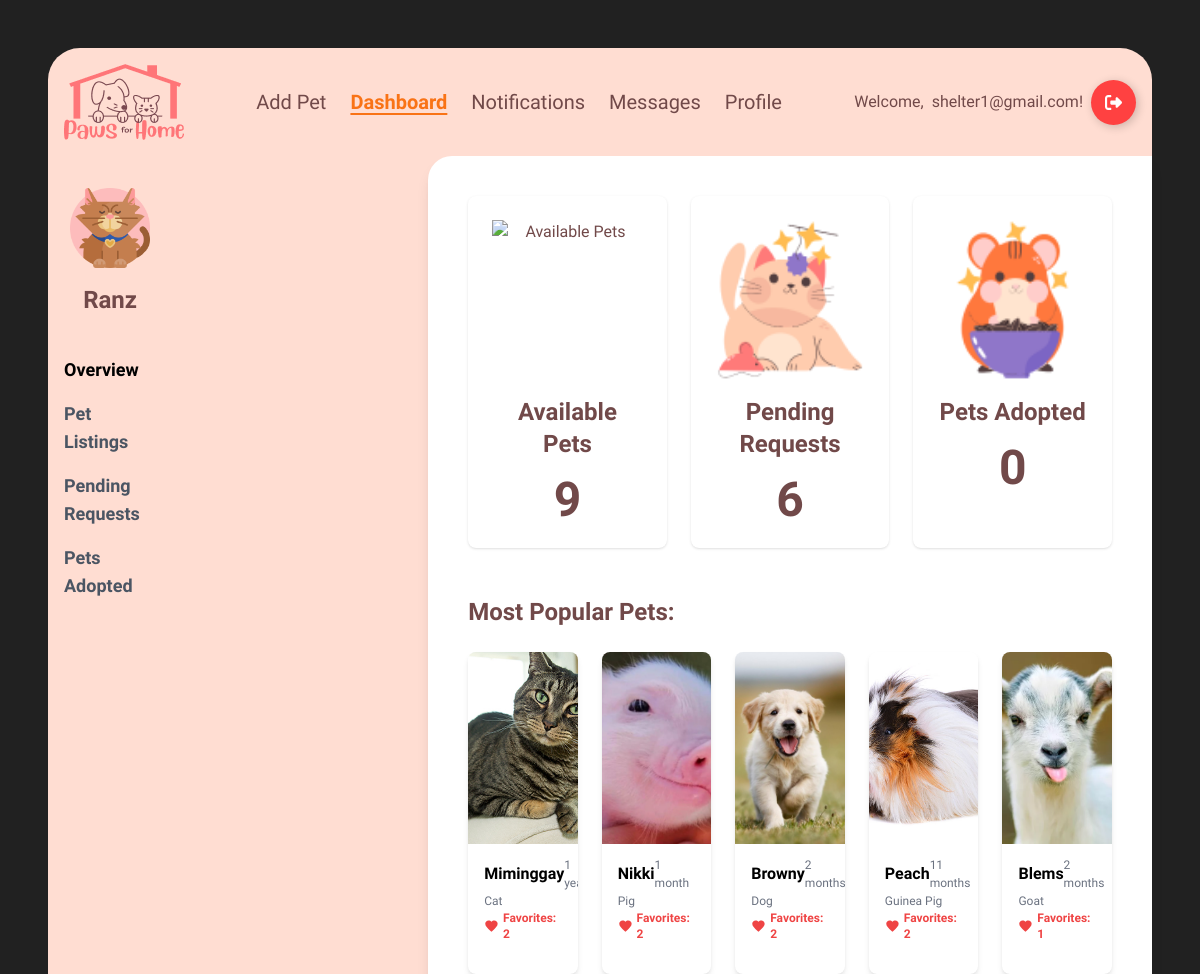
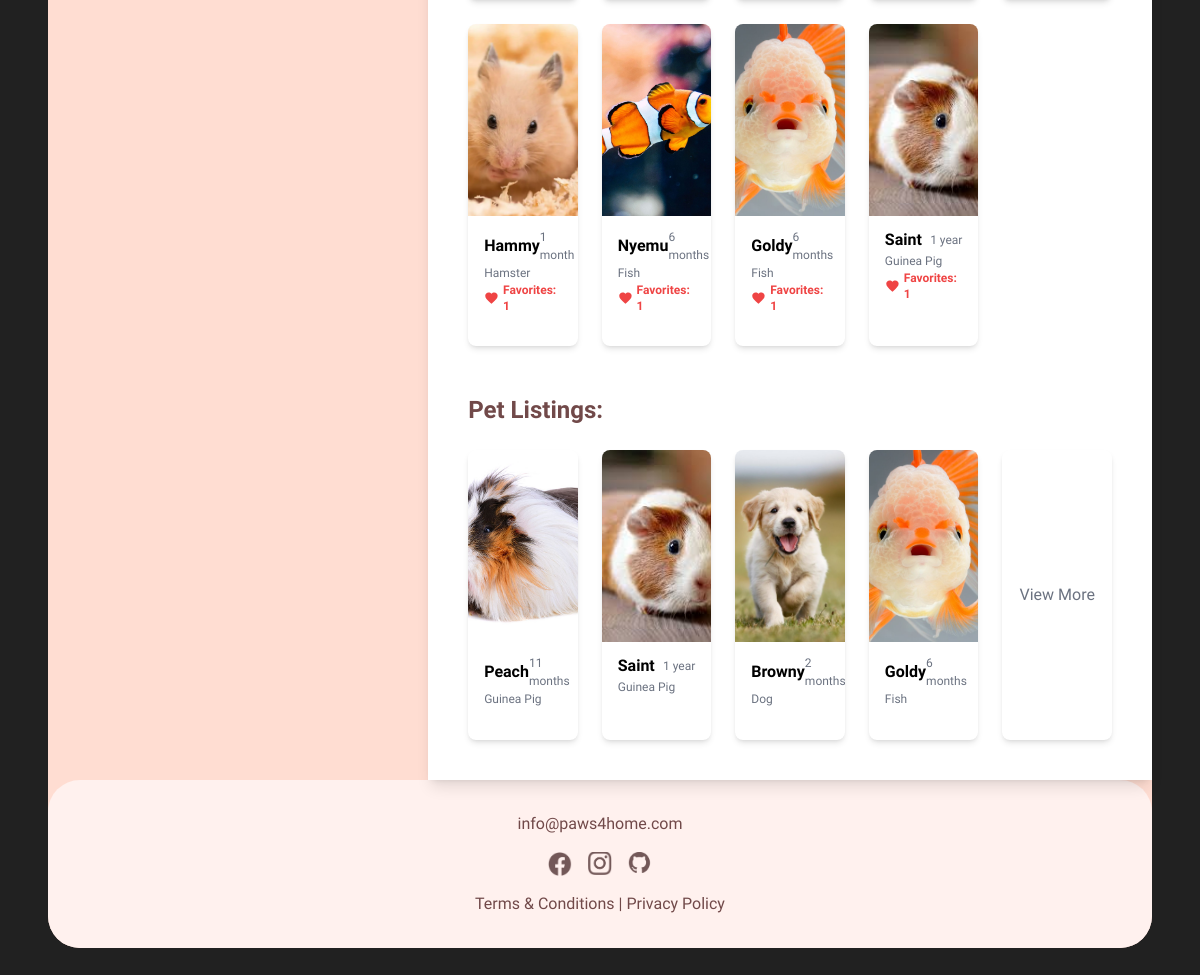
/shelterdashboard/ (signed in), run on the app's committed database (2 pictures, top to bottom).
### main/models.py (models this page shows, shortened)
class Account(AbstractBaseUser, PermissionsMixin):
    account_type = models.CharField(max_length=10)
    first_name = models.CharField(max_length=100, blank=True, null=True)
    last_name = models.CharField(max_length=100, blank=True, null=True)
    birth_date = models.DateField(blank=True, null=True)
    phone_number = models.IntegerField(blank=True, null=True)
    email = models.EmailField(max_length=100, unique=True)
    password = models.TextField()
    address = models.TextField(blank=True, null=True)
    image = models.ImageField(upload_to='main/', default='main/shelterlogo.png')
    last_login = models.DateTimeField(blank=True, null=True)
    is_active = models.BooleanField(default=True)
    is_staff = models.BooleanField(default=False)
    objects = AccountManager()
    USERNAME_FIELD = 'email'
    REQUIRED_FIELDS = []

### pets/models.py (models this page shows, shortened)
class Pet(models.Model):
    STATUS_CHOICES = [
        (1, 'Available'),
        (2, 'Adopted'),
    ]
    TYPE_CHOICES = [
    ('Dog', 'Dog'),
    ('Cat', 'Cat'),
    ('Bird', 'Bird'),
    ('Fish', 'Fish'),
    ('Rabbit', 'Rabbit'),
    ('Hamster', 'Hamster'),
    ('Guinea Pig', 'Guinea Pig'),
    ('Frog', 'Frog'),
    ('Ferret', 'Ferret'),
    ('Chinchilla', 'Chinchilla'),
    ('Hedgehog', 'Hedgehog'),
    ('Mouse', 'Mouse'),
    ('Rat', 'Rat'),
    ('Turtle', 'Turtle'),
    ('Snake', 'Snake'),
    ('Lizard', 'Lizard'),
    ('Parrot', 'Parrot'),
    ('Canary', 'Canary'),
    ('Budgerigar', 'Budgerigar'),
    ('Cockatoo', 'Cockatoo'),
    ('Macaw', 'Macaw'),
    ('Lovebird', 'Lovebird'),
    ('Quail', 'Quail'),
    ('Duck', 'Duck'),
    ('Chicken', 'Chicken'),
    ('Goat', 'Goat'),
    ('Pig', 'Pig'),
    ('Spider', 'Spider'),
    ('Tarantula', 'Tarantula'),
    ('Other', 'Other'),
    ]
    name = models.CharField(max_length=100)
    image = models.ImageField(upload_to='pets/', default='pets/default_pet.jpg')
    type = models.CharField(choices=TYPE_CHOICES, max_length=20, default='other')
    age_years = models.IntegerField(default=0)
    age_months = models.IntegerField(default=0)
    description = models.TextField(blank=True,null=True)
    location = models.TextField(blank=True,null=True, default='N/A')
    breed = models.CharField(max_length=50, blank=True, null=True)
    adoption_fee = models.IntegerField(default=0, blank=True)
    status = models.IntegerField(choices=STATUS_CHOICES, default=1)
    created_at = models.DateTimeField(auto_now_add=True)
    owner = models.ForeignKey(settings.AUTH_USER_MODEL, on_delete=models.CASCADE, null=True)
    is_deleted = models.BooleanField(default=False)

### main/decorators.py (the view)
    def _wrapped_view(request, *args, **kwargs):
        if request.user.account_type != 'shelter':
            return render(request, '403.html', {}, status=403)
        return view_func(request, *args, **kwargs)

### pets/views.py (called while the page is built)
@login_required
@shelter_required
def dashpets(request):
    all_pets = Pet.objects.filter(owner=request.user, status=1,is_deleted=False)
    pet_count = all_pets.count()
    adoption_requests = AdoptionRequest.objects.filter(pet__in=all_pets,status = 1)
    pending_count = adoption_requests.count()
    popular_pets = (
        all_pets.annotate(favorites_count=Count('favorite'))
        .filter(favorites_count__gt=0)
        .order_by('-favorites_count')
    )
    pets = all_pets.order_by('-created_at')[:4]
    adopted_count = Pet.objects.filter(owner=request.user, status=2).count()
    return render(request, 'shelterdashboard.html', {
        'pets': pets,
        'pet_count': pet_count,
        'pending_count': pending_count,
        'adopted_count': adopted_count,
        'popular_pets': popular_pets,
    })

### main/templates/shelterdashboard.html (shortened to what this page needs)
{% extends "base.html" %}
{% block content %}
{% load static %}
<header>
    <nav class="flex items-center justify-between p-4 max-w-7xl mx-auto">
        <div class="flex items-center">
            <a href="{% url 'main:home' %}">
                <img src="{% static 'images/paws4homelogo.png' %}" alt="logo">
            </a>
        </div>
        <div class="flex items-center space-x-6">
            {% if request.user.account_type == 'user' %}
                <a href="{% url 'pets:list_pet' %}" class="text-xl font-medium relative group hover:text-orange-500">
                  Browse
                  <span class="absolute left-0 bottom-0 w-0 h-0.5 bg-orange-500 transition-all duration-300 group-hover:w-full"></span>
              </a>
                <a href="{% url 'main:user_dashboard' %}" class="text-xl font-medium relative group hover:text-orange-500">
                    Dashboard
                    <span class="absolute left-0 bottom-0 w-0 h-0.5 bg-orange-500 transition-all duration-300 group-hover:w-full"></span>
                </a>
            {% else %}
            <a href="{% url 'pets:add_pet' %}" class="text-xl font-medium relative group hover:text-orange-500">
              Add Pet
          </a>
            <span class="text-xl text-orange-500 font-semibold underline underline-offset-4">Dashboard</span>
            {% endif %}
            <a href="{% url 'main:notifications' %}" class="text-xl font-medium relative group hover:text-orange-500">
                Notifications
            </a>
            <a href="{% url 'main:conversations_list' %}" class="text-xl font-medium relative group hover:text-orange-500">
                Messages
            </a>
            <a href="{% url 'main:profile' %}" class="text-xl font-medium relative group hover:text-orange-500">
                Profile
            </a>
        </div>
            <div class="flex items-center space-x-4">
                {% if request.user.is_authenticated %}
                <div class="group flex items-center space-x-2">
                    <div class="opacity-100 transition-opacity duration-500 ease-in-out group-hover:opacity-0 ">
                        Welcome,
                    </div>
                    <div class="transition-font duration-500 ease-in-out group-hover:font-bold space-x-2">
                    {{ request.user.email }}!
                    </div>
                    <a href="{% url 'main:logout_account' %}">
                        <button class="BtnLogout">
                            <div class="sign">
                            </div>
                        </button>
                    </a>
                </div>
                {% endif %}
            </div>
    </nav>
</header>
  <div class="flex flex-grow">
    <aside class="bg-[#FFDDD2] w-64 py-8 px-4 flex flex-col ">
      <div class="flex items-center justify-center">
        <img src="{% static 'images/shelterlogo.png' %}" alt="Shelter Logo" class="h-20">
      </div>
      <h1 class="text-2xl font-bold text-center mt-4">{{request.user.first_name}}</h1>
      <nav class="mt-10">
        <ul class="space-y-4">
          <li><span class="block text-lg text-black font-bold">Overview</span></li>
          <li><a href="{% url 'main:pet_listings' %}" class="block text-lg text-gray-600 hover:text-[#F2968F] font-bold">Pet Listings</a></li>
          <li><a href="{% url 'main:pending_requests' %}" class="block text-lg text-gray-600 hover:text-[#F2968F] font-bold">Pending Requests</a></li>
          <li><a href="{% url 'main:petsadopted' %}" class="block text-lg text-gray-600 hover:text-[#F2968F] font-bold">Pets Adopted</a></li>
        </ul>
      </nav>
    </aside>
<main class="flex-grow bg-white ml-64 p-10 rounded-tl-3xl shadow-lg max-w-[90%] xl:max-w-[85%] mx-auto">
  <section class="mb-12">
    <div class="grid grid-cols-3 gap-6">
      <div class="bg-white p-6 rounded-lg text-center shadow">
        <img src="{% static 'images/guineapigLogin.png' %}" alt="Available Pets" class="h-40 mx-auto">
        <h3 class="text-2xl font-bold mt-4">Available Pets</h3>
        <p class="text-5xl font-extrabold mt-4">{{ pet_count }}</p>
      </div>
      <div class="bg-white p-6 rounded-lg text-center shadow">
        <img src="{% static 'images/catshelterboardpic.png' %}" alt="Pending Requests" class="h-40 mx-auto">
        <h3 class="text-2xl font-bold mt-4">Pending Requests</h3>
        <p class="text-5xl font-extrabold mt-4">{{pending_count}}</p>
      </div>
      <div class="bg-white p-6 rounded-lg text-center shadow">
        <img src="{% static 'images/shelterboardpic3.png' %}" alt="Pets Adopted" class="h-40 mx-auto">
        <h3 class="text-2xl font-bold mt-4">Pets Adopted</h3>
        <p class="text-5xl font-extrabold mt-4">{{ adopted_count }}</p>
    </div>
    </div>
  </section>
  <section class="mb-12">
    <h3 class="text-2xl font-bold mb-6">Most Popular Pets:</h3>
    <div class="grid grid-cols-5 gap-6">
        {% for pet in popular_pets %}
        <div class="bg-white rounded-lg shadow-md overflow-hidden">
          <img src="{{ pet.image.url }}" alt="{{ pet.name }}" class="w-full h-48 object-cover">
          <div class="px-4 pt-3 pb-8">
              <div class="flex justify-between items-center">
                  <h3 class="font-bold text-[16px] text-black">{{ pet.name }}</h3>
                  <p class="text-gray-500 text-[12px]">
                      {% if pet.age_years > 0 %}
                          {% if pet.age_years > 1 %}
                          {{ pet.age_years }} years
                          {% else %}
                          {{ pet.age_years }} year
                          {% endif %}
                      {% else %}
                          {% if pet.age_months > 1 %}
                          {{ pet.age_months }} months
                          {% else %}
                          {{ pet.age_months }} month
                          {% endif %}
                      {% endif %}
                  </p>
              </div>
              <span class="text-gray-500 text-[12px] block mt-0">{{ pet.type }}</span>
              <p class="flex items-center text-red-500 font-bold text-xs">
                <svg xmlns="http://www.w3.org/2000/svg" fill="currentColor" class="h-4 w-4 mr-1" viewBox="0 0 24 24">
                    <path d="M12 21.35l-1.45-1.32C5.4 15.36 2 12.28 2 8.5 2 5.42 4.42 3 7.5 3c1.74 0 3.41.81 4.5 2.09C13.09 3.81 14.76 3 16.5 3 19.58 3 22 5.42 22 8.5c0 3.78-3.4 6.86-8.55 11.54L12 21.35z"/>
                </svg>
                Favorites: {{ pet.favorites_count }}
            </p>
          </div>
            </div>
        {% empty %}
            <p class="text-gray-500">No popular pets to show.</p>
        {% endfor %}
    </div>
</section>
  <section>
    <h3 class="text-2xl font-bold mb-6">Pet Listings:</h3>
    <div class="grid grid-cols-5 gap-6">
      {% for pet in pets %}
      <div class="bg-white rounded-lg shadow-md overflow-hidden">
        <img src="{{ pet.image.url }}" alt="{{ pet.name }}" class="w-full h-48 object-cover">
        <div class="px-4 pt-3 pb-8">
            <div class="flex justify-between items-center">
                <h3 class="font-bold text-[16px] text-black">{{ pet.name }}</h3>
                <p class="text-gray-500 text-[12px]">
                    {% if pet.age_years > 0 %}
                        {% if pet.age_years > 1 %}
                        {{ pet.age_years }} years
                        {% else %}
                        {{ pet.age_years }} year
                        {% endif %}
                    {% else %}
                        {% if pet.age_months > 1 %}
                        {{ pet.age_months }} months
                        {% else %}
                        {{ pet.age_months }} month
                        {% endif %}
                    {% endif %}
                </p>
            </div>
            <span class="text-gray-500 text-[12px] block mt-0">{{ pet.type }}</span>
        </div>
          </div>
        {% empty %}
          <p class="text-gray-500">You have no pets listed for adoption.</p>
        {% endfor %}
      <div class="bg-white p-4 rounded-lg shadow-md flex items-center justify-center">
        <a href="{% url 'main:pet_listings' %}" class="text-gray-500">View More</a>
      </div>
    </div>
  </section>
</main>
  </div>
  {% endblock%}

### main/static/css/landing_page.css (style rules this page uses)
body { background-color: #212121; overflow-x: hidden; }

### main/static/css/loader.css (style rules this page uses)
.BtnLogout { display: flex; align-items: center; justify-content: flex-start; width: 45px; height: 45px; border: none; border-radius: 50%; cursor: pointer; position: relative; overflow: hidden; transition-duration: .3s; box-shadow: 2px 2px 10px rgba(0, 0, 0, 0.199); background-color: rgb(255, 65, 65); }
.sign { width: 100%; transition-duration: .3s; display: flex; align-items: center; justify-content: center; }
.sign svg { width: 17px; }

### data on the page
Account: user.email "shelter1@gmail.com", user.first_name "Ranz"
Pet: image (picture), name "Miminggay", age_years "1", type "Cat", favorites_count "2"
Pet: image (picture), name "Nikki", age_months "1", type "Pig", favorites_count "2"
Pet: image (picture), name "Browny", age_months "2", type "Dog", favorites_count "2"
Pet: image (picture), name "Peach", age_months "11", type "Guinea Pig", favorites_count "2"
Pet: image (picture), name "Blems", age_months "2", type "Goat", favorites_count "1"
Pet: image (picture), name "Hammy", age_months "1", type "Hamster", favorites_count "1"
Pet: image (picture), name "Nyemu", age_months "6", type "Fish", favorites_count "1"
Pet: image (picture), name "Goldy", age_months "6", type "Fish", favorites_count "1"
Pet: image (picture), name "Saint", age_years "1", type "Guinea Pig", favorites_count "1"

### other printed values
{{ pet_count }} "9"
{{ pending_count }} "6"
{{ adopted_count }} "0"
